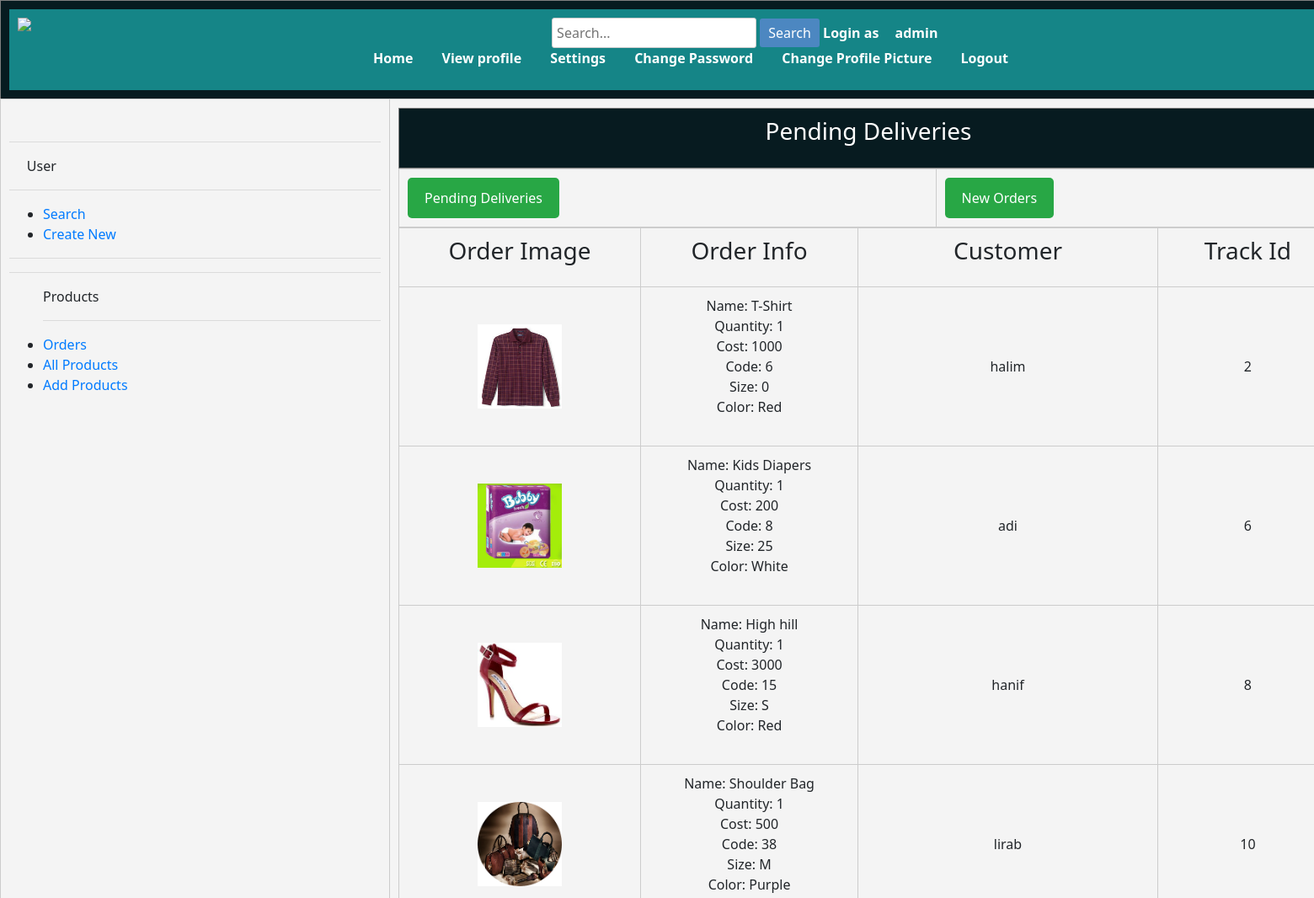
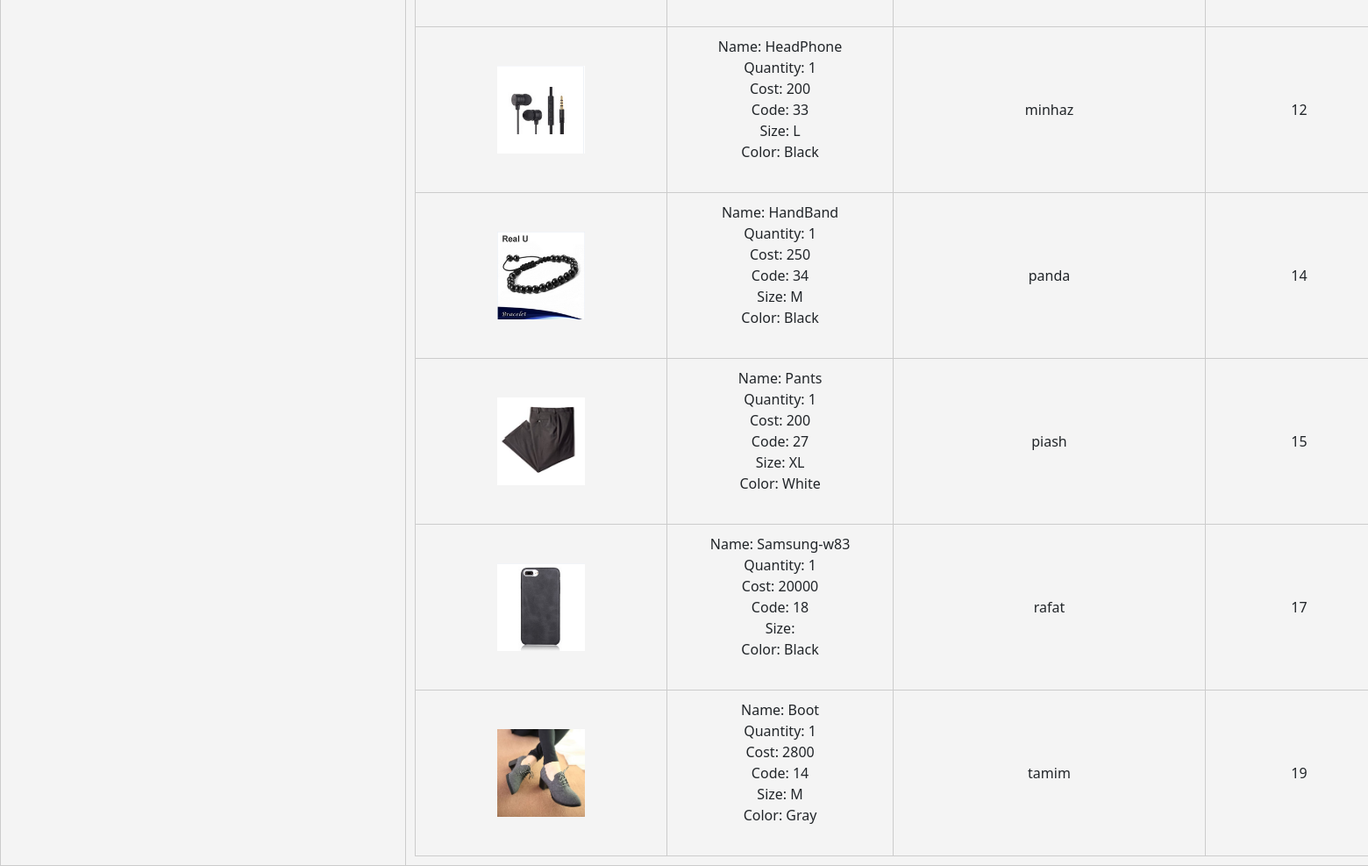
The app's page /app/admin/pending.php (signed in) with its own data (2 pictures, top to bottom).
### tables this page shows
CREATE TABLE `orders` (
  `username` varchar(255) NOT NULL,
  `code` varchar(255) NOT NULL,
  `pname` varchar(255) NOT NULL,
  `cost` double NOT NULL,
  `size` varchar(255) NOT NULL,
  `colour` varchar(255) NOT NULL,
  `quantity` double NOT NULL,
  `customersts` varchar(255) NOT NULL,
  `adminsts` varchar(255) NOT NULL,
  `sendshipping` varchar(255) NOT NULL,
  `shippingsts` varchar(255) NOT NULL,
  `tracknumber` int(255) NOT NULL,
  `ppic` varchar(255) NOT NULL
);

### data/db.php (called while the page is built, shortened)
<?php
    $host="127.0.0.1";
    $user="root";
    $pass="";
    $dbname="ecommerce";
    $port=3306;
    function executeSQL($sql){
        global $host, $user, $pass, $dbname, $port;
        $link=mysqli_connect($host, $user, $pass, $dbname, $port);
        $result = mysqli_query($link, $sql);
        return $result;
    }
?>

### data/product_access.php (called while the page is built, shortened)
<?php
	if(require_once("db.php")){
		function adminpending()
		{
			$sql = "SELECT * FROM orders WHERE customersts LIKE 'Not Received' ";
			$result = executeSQL($sql);
			for($i=0; $row=mysqli_fetch_assoc($result); ++$i){
            $wish[$i] = $row;
        }
        return $wish;
		}
	}
	else{
		echo "Database not found";
	}
?>

### app/admin/pending.php (the view, shortened to what this page needs)
<?php include "../../data/product_access.php"; ?>
<?php
        $order= adminpending();
?>
<!DOCTYPE html>
<html lang="en">
<head>
<link rel="stylesheet" href="https://cdn.jsdelivr.net/npm/bootstrap@4.0.0/dist/css/bootstrap.min.css">
<link rel="stylesheet" href="../visitor/CSS/home.css">
<link rel="stylesheet" href="css/loggedin.css">
<link rel="stylesheet" href="css/profile.css">
<link rel="stylesheet" href="css/pending.css">
</head>
<body width="1600">
    <table width="1600" border="1" align="center" cellpadding="0" cellspacing="0">
    <tr>
		<th colspan="4" align="center" width="60%">
			<nav>
				<a href="loggedin.php"><img src="pictures\eshop_logo.png" align="left" align="top" width="20%"></a>
				<div class="search-bar">
					<input type="text" class="search-input" placeholder="Search...">
					<button class="search-button">Search</button>
				</div>
				Login as <a href="profile.php"><?= $_SESSION['user']['name']; ?></a>
            <div class="sidebar">
                <ul>
                 <a href="loggedin.php">Home</a></li>
                   <a href="profile.php">View profile</a></li>
                    <a href="editprofile.php">Settings</a>
                    <a href="changepass.php">Change Password</a></li>
                    <a href="changepp.php">Change Profile Picture</a></li>
                   <a href="logouthandler.php">Logout</a></li>
                </ul>
            </div>
			</tr>
        <tr>
            <td width="200" valign="top">
                <br>
                <hr>
                <span>&nbsp;&nbsp;&nbsp;&nbsp;&nbsp;User</span><br>
                <hr>
                <ul>
                    <li><a href="search.php">Search</a></li>
                    <li><a href="create.php">Create New</a></li>
                </ul>
                <hr>
        <hr>
        <ul>
            Products
            <hr>
			<li><a href="pending.php">Orders</a></li>
            <li><a href="allProducts.php">All Products</a></li>
            <li><a href="settings.php">Add Products</a></li>
        </td>
            <td valign="top" height="400" align="center">
                 <table border="1" align="center" width="100%" cellpadding="0" cellspacing="0">
                    <tr>
                        <th align="center"><label><h3>Pending Deliveries</h3></label></th>
                    </tr>
                </table>
        <table align="center" width="100%">
        <tr class="table-header">
    <td class="header-cell">
        <a href="pending.php"><input type="submit" value="Pending Deliveries"></a>
    </td>
    <td class="header-cell">
        <a href="neworders.php"><input type="submit" value="New Orders"></a>
    </td>
</tr>
<table class="order-table" align="center" width="100%">
    <tr class="table-row">
        <td class="table-cell" width="17" align="center">
            <label><h3>Order Image</h3></label>
        </td>
        <td class="table-cell" width="17" align="center">
            <label><h3>Order Info</h3></label>
        </td>
        <td class="table-cell" width="16" align="center">
            <label><h3>Customer</h3></label>
        </td>
        <td class="table-cell" width="17" align="center">
            <label><h3>Track Id</h3></label>
        </td>
    </tr>
    <?php foreach ($order as $productn) { ?>
        <tr class="table-row">
            <td class="table-cell" align="center">
                <img src="pictures\<?=$productn['ppic'];?>" align="center" align="top" width="100" height="100">
            </td>
            <td class="table-cell" align="center">
                Name: <?=$productn['pname']; ?><br>
                Quantity: <?=$productn['quantity']; ?><br>
                Cost: <?=$productn['cost']; ?><br>
                Code: <?=$productn['code']; ?><br>
                Size: <?=$productn['size']; ?><br>
                Color: <?=$productn['colour']; ?><br><br>
            </td>
            <td class="table-cell" align="center">
                <?=$productn['username']; ?>
            </td>
            <td class="table-cell" align="center">
                <?=$productn['tracknumber'];?>
            </td>
        </tr>
    <?php } ?>
</table>
    </table>
</body>

### app/visitor/CSS/home.css (style rules this page uses)
nav { background-color: rgb(21, 133, 135); padding: 10px; text-align: center; }
nav a { color: white; text-decoration: none; padding: 10px; margin: 0 5px; }
nav img { max-width: 100%; height: auto; }
.search-bar { display: inline-block; }
.search-input { padding: 5px; border: 1px solid #ccc; border-radius: 3px; }
.search-button { padding: 5px 10px; background-color: #4c87c1; color: white; border: none; border-radius: 3px; cursor: pointer; }
th { background-color: #071b20; color: white; padding: 10px; text-align: center; }
td { border: 1px solid #ccc; padding: 10px; }

### app/admin/css/profile.css (style rules this page uses)
body { margin: 0; padding: 0; font-family: 'Segoe UI', Tahoma, Geneva, Verdana, sans-serif; background-color: #f4f4f4; }

### app/admin/css/pending.css (style rules this page uses)
input[type="submit"] { background-color: #28a745; color: #fff; padding: 12px 20px; border: none; border-radius: 5px; cursor: pointer; font-size: 16px; transition: background-color 0.3s ease; }

### records on screen
orders: ppic (picture), pname "T-Shirt", quantity "1", cost "1000", code "6", size "0", colour "Red", username "halim", tracknumber "2"
orders: ppic (picture), pname "Kids Diapers", quantity "1", cost "200", code "8", size "25", colour "White", username "adi", tracknumber "6"
orders: ppic (picture), pname "High hill", quantity "1", cost "3000", code "15", size "S", colour "Red", username "hanif", tracknumber "8"
orders: ppic (picture), pname "Shoulder Bag", quantity "1", cost "500", code "38", size "M", colour "Purple", username "lirab", tracknumber "10"
orders: ppic (picture), pname "HeadPhone", quantity "1", cost "200", code "33", size "L", colour "Black", username "minhaz", tracknumber "12"
orders: ppic (picture), pname "HandBand", quantity "1", cost "250", code "34", size "M", colour "Black", username "panda", tracknumber "14"
orders: ppic (picture), pname "Pants", quantity "1", cost "200", code "27", size "XL", colour "White", username "piash", tracknumber "15"
orders: ppic (picture), pname "Samsung-w83", quantity "1", cost "20000", code "18", colour "Black", username "rafat", tracknumber "17"
orders: ppic (picture), pname "Boot", quantity "1", cost "2800", code "14", size "M", colour "Gray", username "tamim", tracknumber "19"

### other values on screen
$_SESSION['user']['name'] "admin"
